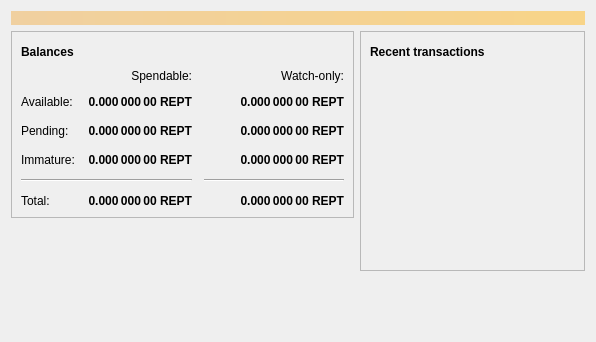
<?xml version="1.0" encoding="UTF-8"?>
<ui version="4.0">
 <class>OverviewPage</class>
 <widget class="QWidget" name="OverviewPage">
  <property name="geometry">
   <rect>
    <x>0</x>
    <y>0</y>
    <width>596</width>
    <height>342</height>
   </rect>
  </property>
  <property name="windowTitle">
   <string>Form</string>
  </property>
  <layout class="QVBoxLayout" name="topLayout">
   <item>
    <widget class="QLabel" name="labelAlerts">
     <property name="visible">
      <bool>false</bool>
     </property>
     <property name="styleSheet">
      <string notr="true">QLabel { background-color: qlineargradient(x1: 0, y1: 0, x2: 1, y2: 0, stop:0 #F0D0A0, stop:1 #F8D488); color:#000000; }</string>
     </property>
     <property name="wordWrap">
      <bool>true</bool>
     </property>
     <property name="margin">
      <number>3</number>
     </property>
     <property name="textInteractionFlags">
      <set>Qt::TextSelectableByMouse</set>
     </property>
    </widget>
   </item>
   <item>
    <layout class="QHBoxLayout" name="horizontalLayout" stretch="1,1">
     <item>
      <layout class="QVBoxLayout" name="verticalLayout_2">
       <item>
        <widget class="QFrame" name="frame">
         <property name="frameShape">
          <enum>QFrame::StyledPanel</enum>
         </property>
         <property name="frameShadow">
          <enum>QFrame::Raised</enum>
         </property>
         <layout class="QVBoxLayout" name="verticalLayout_4">
          <item>
           <layout class="QHBoxLayout" name="horizontalLayout_4">
            <item>
             <widget class="QLabel" name="label_5">
              <property name="font">
               <font>
                <weight>75</weight>
                <bold>true</bold>
               </font>
              </property>
              <property name="text">
               <string>Balances</string>
              </property>
             </widget>
            </item>
            <item>
             <widget class="QPushButton" name="labelWalletStatus">
              <property name="enabled">
               <bool>true</bool>
              </property>
              <property name="maximumSize">
               <size>
                <width>30</width>
                <height>16777215</height>
               </size>
              </property>
              <property name="toolTip">
               <string>The displayed information may be out of date. Your wallet automatically synchronizes with the ReptiloidsCoin network after a connection is established, but this process has not completed yet.</string>
              </property>
              <property name="text">
               <string/>
              </property>
              <property name="icon">
               <iconset resource="../bitcoin.qrc">
                <normaloff>:/icons/warning</normaloff>
                <disabledoff>:/icons/warning</disabledoff>:/icons/warning</iconset>
              </property>
              <property name="iconSize">
               <size>
                <width>24</width>
                <height>24</height>
               </size>
              </property>
              <property name="flat">
               <bool>true</bool>
              </property>
             </widget>
            </item>
            <item>
             <spacer name="horizontalSpacer_3">
              <property name="orientation">
               <enum>Qt::Horizontal</enum>
              </property>
              <property name="sizeHint" stdset="0">
               <size>
                <width>40</width>
                <height>20</height>
               </size>
              </property>
             </spacer>
            </item>
           </layout>
          </item>
          <item>
           <layout class="QGridLayout" name="gridLayout">
            <property name="spacing">
             <number>12</number>
            </property>
            <item row="2" column="2">
             <widget class="QLabel" name="labelWatchPending">
              <property name="font">
               <font>
                <weight>75</weight>
                <bold>true</bold>
               </font>
              </property>
              <property name="cursor">
               <cursorShape>IBeamCursor</cursorShape>
              </property>
              <property name="toolTip">
               <string>Unconfirmed transactions to watch-only addresses</string>
              </property>
              <property name="text">
               <string notr="true">0.000 000 00 REPT</string>
              </property>
              <property name="alignment">
               <set>Qt::AlignRight|Qt::AlignTrailing|Qt::AlignVCenter</set>
              </property>
              <property name="textInteractionFlags">
               <set>Qt::LinksAccessibleByMouse|Qt::TextSelectableByKeyboard|Qt::TextSelectableByMouse</set>
              </property>
             </widget>
            </item>
            <item row="2" column="1">
             <widget class="QLabel" name="labelUnconfirmed">
              <property name="font">
               <font>
                <weight>75</weight>
                <bold>true</bold>
               </font>
              </property>
              <property name="cursor">
               <cursorShape>IBeamCursor</cursorShape>
              </property>
              <property name="toolTip">
               <string>Total of transactions that have yet to be confirmed, and do not yet count toward the spendable balance</string>
              </property>
              <property name="text">
               <string notr="true">0.000 000 00 REPT</string>
              </property>
              <property name="alignment">
               <set>Qt::AlignRight|Qt::AlignTrailing|Qt::AlignVCenter</set>
              </property>
              <property name="textInteractionFlags">
               <set>Qt::LinksAccessibleByMouse|Qt::TextSelectableByKeyboard|Qt::TextSelectableByMouse</set>
              </property>
             </widget>
            </item>
            <item row="3" column="2">
             <widget class="QLabel" name="labelWatchImmature">
              <property name="font">
               <font>
                <weight>75</weight>
                <bold>true</bold>
               </font>
              </property>
              <property name="cursor">
               <cursorShape>IBeamCursor</cursorShape>
              </property>
              <property name="toolTip">
               <string>Mined balance in watch-only addresses that has not yet matured</string>
              </property>
              <property name="text">
               <string notr="true">0.000 000 00 REPT</string>
              </property>
              <property name="alignment">
               <set>Qt::AlignRight|Qt::AlignTrailing|Qt::AlignVCenter</set>
              </property>
              <property name="textInteractionFlags">
               <set>Qt::LinksAccessibleByMouse|Qt::TextSelectableByKeyboard|Qt::TextSelectableByMouse</set>
              </property>
             </widget>
            </item>
            <item row="4" column="0" colspan="2">
             <widget class="Line" name="line">
              <property name="orientation">
               <enum>Qt::Horizontal</enum>
              </property>
             </widget>
            </item>
            <item row="4" column="2">
             <widget class="Line" name="lineWatchBalance">
              <property name="sizePolicy">
               <sizepolicy hsizetype="Preferred" vsizetype="Fixed">
                <horstretch>0</horstretch>
                <verstretch>0</verstretch>
               </sizepolicy>
              </property>
              <property name="minimumSize">
               <size>
                <width>140</width>
                <height>0</height>
               </size>
              </property>
              <property name="orientation">
               <enum>Qt::Horizontal</enum>
              </property>
             </widget>
            </item>
            <item row="5" column="0">
             <widget class="QLabel" name="labelTotalText">
              <property name="text">
               <string>Total:</string>
              </property>
             </widget>
            </item>
            <item row="3" column="1">
             <widget class="QLabel" name="labelImmature">
              <property name="font">
               <font>
                <weight>75</weight>
                <bold>true</bold>
               </font>
              </property>
              <property name="cursor">
               <cursorShape>IBeamCursor</cursorShape>
              </property>
              <property name="toolTip">
               <string>Mined balance that has not yet matured</string>
              </property>
              <property name="text">
               <string notr="true">0.000 000 00 REPT</string>
              </property>
              <property name="alignment">
               <set>Qt::AlignRight|Qt::AlignTrailing|Qt::AlignVCenter</set>
              </property>
              <property name="textInteractionFlags">
               <set>Qt::LinksAccessibleByMouse|Qt::TextSelectableByKeyboard|Qt::TextSelectableByMouse</set>
              </property>
             </widget>
            </item>
            <item row="2" column="3">
             <spacer name="horizontalSpacer_2">
              <property name="orientation">
               <enum>Qt::Horizontal</enum>
              </property>
              <property name="sizeHint" stdset="0">
               <size>
                <width>40</width>
                <height>20</height>
               </size>
              </property>
             </spacer>
            </item>
            <item row="3" column="0">
             <widget class="QLabel" name="labelImmatureText">
              <property name="text">
               <string>Immature:</string>
              </property>
             </widget>
            </item>
            <item row="5" column="1">
             <widget class="QLabel" name="labelTotal">
              <property name="font">
               <font>
                <weight>75</weight>
                <bold>true</bold>
               </font>
              </property>
              <property name="cursor">
               <cursorShape>IBeamCursor</cursorShape>
              </property>
              <property name="toolTip">
               <string>Your current total balance</string>
              </property>
              <property name="text">
               <string notr="true">0.000 000 00 REPT</string>
              </property>
              <property name="alignment">
               <set>Qt::AlignRight|Qt::AlignTrailing|Qt::AlignVCenter</set>
              </property>
              <property name="textInteractionFlags">
               <set>Qt::LinksAccessibleByMouse|Qt::TextSelectableByKeyboard|Qt::TextSelectableByMouse</set>
              </property>
             </widget>
            </item>
            <item row="5" column="2">
             <widget class="QLabel" name="labelWatchTotal">
              <property name="font">
               <font>
                <weight>75</weight>
                <bold>true</bold>
               </font>
              </property>
              <property name="cursor">
               <cursorShape>IBeamCursor</cursorShape>
              </property>
              <property name="toolTip">
               <string>Current total balance in watch-only addresses</string>
              </property>
              <property name="text">
               <string notr="true">0.000 000 00 REPT</string>
              </property>
              <property name="alignment">
               <set>Qt::AlignRight|Qt::AlignTrailing|Qt::AlignVCenter</set>
              </property>
              <property name="textInteractionFlags">
               <set>Qt::LinksAccessibleByMouse|Qt::TextSelectableByKeyboard|Qt::TextSelectableByMouse</set>
              </property>
             </widget>
            </item>
            <item row="0" column="2">
             <widget class="QLabel" name="labelWatchonly">
              <property name="text">
               <string>Watch-only:</string>
              </property>
              <property name="alignment">
               <set>Qt::AlignRight|Qt::AlignTrailing|Qt::AlignVCenter</set>
              </property>
             </widget>
            </item>
            <item row="1" column="0">
             <widget class="QLabel" name="labelBalanceText">
              <property name="text">
               <string>Available:</string>
              </property>
             </widget>
            </item>
            <item row="1" column="1">
             <widget class="QLabel" name="labelBalance">
              <property name="font">
               <font>
                <weight>75</weight>
                <bold>true</bold>
               </font>
              </property>
              <property name="cursor">
               <cursorShape>IBeamCursor</cursorShape>
              </property>
              <property name="toolTip">
               <string>Your current spendable balance</string>
              </property>
              <property name="text">
               <string notr="true">0.000 000 00 REPT</string>
              </property>
              <property name="alignment">
               <set>Qt::AlignRight|Qt::AlignTrailing|Qt::AlignVCenter</set>
              </property>
              <property name="textInteractionFlags">
               <set>Qt::LinksAccessibleByMouse|Qt::TextSelectableByKeyboard|Qt::TextSelectableByMouse</set>
              </property>
             </widget>
            </item>
            <item row="1" column="2">
             <widget class="QLabel" name="labelWatchAvailable">
              <property name="font">
               <font>
                <weight>75</weight>
                <bold>true</bold>
               </font>
              </property>
              <property name="cursor">
               <cursorShape>IBeamCursor</cursorShape>
              </property>
              <property name="toolTip">
               <string>Your current balance in watch-only addresses</string>
              </property>
              <property name="text">
               <string notr="true">0.000 000 00 REPT</string>
              </property>
              <property name="alignment">
               <set>Qt::AlignRight|Qt::AlignTrailing|Qt::AlignVCenter</set>
              </property>
              <property name="textInteractionFlags">
               <set>Qt::LinksAccessibleByMouse|Qt::TextSelectableByKeyboard|Qt::TextSelectableByMouse</set>
              </property>
             </widget>
            </item>
            <item row="2" column="0">
             <widget class="QLabel" name="labelPendingText">
              <property name="text">
               <string>Pending:</string>
              </property>
             </widget>
            </item>
            <item row="0" column="1">
             <widget class="QLabel" name="labelSpendable">
              <property name="text">
               <string>Spendable:</string>
              </property>
              <property name="alignment">
               <set>Qt::AlignRight|Qt::AlignTrailing|Qt::AlignVCenter</set>
              </property>
             </widget>
            </item>
           </layout>
          </item>
         </layout>
        </widget>
       </item>
       <item>
        <spacer name="verticalSpacer">
         <property name="orientation">
          <enum>Qt::Vertical</enum>
         </property>
         <property name="sizeHint" stdset="0">
          <size>
           <width>20</width>
           <height>40</height>
          </size>
         </property>
        </spacer>
       </item>
      </layout>
     </item>
     <item>
      <layout class="QVBoxLayout" name="verticalLayout_3">
       <item>
        <widget class="QFrame" name="frame_2">
         <property name="frameShape">
          <enum>QFrame::StyledPanel</enum>
         </property>
         <property name="frameShadow">
          <enum>QFrame::Raised</enum>
         </property>
         <layout class="QVBoxLayout" name="verticalLayout">
          <item>
           <layout class="QHBoxLayout" name="horizontalLayout_2">
            <item>
             <widget class="QLabel" name="label_4">
              <property name="font">
               <font>
                <weight>75</weight>
                <bold>true</bold>
               </font>
              </property>
              <property name="text">
               <string>Recent transactions</string>
              </property>
             </widget>
            </item>
            <item>
             <widget class="QPushButton" name="labelTransactionsStatus">
              <property name="enabled">
               <bool>true</bool>
              </property>
              <property name="maximumSize">
               <size>
                <width>30</width>
                <height>16777215</height>
               </size>
              </property>
              <property name="toolTip">
               <string>The displayed information may be out of date. Your wallet automatically synchronizes with the ReptiloidsCoin network after a connection is established, but this process has not completed yet.</string>
              </property>
              <property name="text">
               <string/>
              </property>
              <property name="icon">
               <iconset resource="../bitcoin.qrc">
                <normaloff>:/icons/warning</normaloff>
                <disabledoff>:/icons/warning</disabledoff>:/icons/warning</iconset>
              </property>
              <property name="iconSize">
               <size>
                <width>24</width>
                <height>24</height>
               </size>
              </property>
              <property name="flat">
               <bool>true</bool>
              </property>
             </widget>
            </item>
            <item>
             <spacer name="horizontalSpacer">
              <property name="orientation">
               <enum>Qt::Horizontal</enum>
              </property>
              <property name="sizeHint" stdset="0">
               <size>
                <width>40</width>
                <height>20</height>
               </size>
              </property>
             </spacer>
            </item>
           </layout>
          </item>
          <item>
           <widget class="QListView" name="listTransactions">
            <property name="styleSheet">
             <string notr="true">QListView { background: transparent; }</string>
            </property>
            <property name="frameShape">
             <enum>QFrame::NoFrame</enum>
            </property>
            <property name="verticalScrollBarPolicy">
             <enum>Qt::ScrollBarAlwaysOff</enum>
            </property>
            <property name="horizontalScrollBarPolicy">
             <enum>Qt::ScrollBarAlwaysOff</enum>
            </property>
            <property name="selectionMode">
             <enum>QAbstractItemView::NoSelection</enum>
            </property>
           </widget>
          </item>
         </layout>
        </widget>
       </item>
       <item>
        <spacer name="verticalSpacer_2">
         <property name="orientation">
          <enum>Qt::Vertical</enum>
         </property>
         <property name="sizeHint" stdset="0">
          <size>
           <width>20</width>
           <height>40</height>
          </size>
         </property>
        </spacer>
       </item>
      </layout>
     </item>
    </layout>
   </item>
  </layout>
 </widget>
 <resources/>
 <connections/>
</ui>
